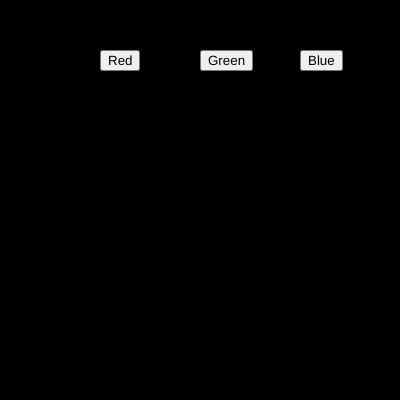
Frame 1 (no input)
Frame 60 (no input): identical to frame 1, image omitted
Frame 120 (the mouse pressed at the canvas centre since frame 60): identical to frame 1, image omitted

The p5.js sketch that drew this single still picture (run headless with seeded random() and noise() and a simulated clock; from frame 60 on, the mouse is pressed at the canvas centre):

// p5.js sketch
// ── sketch.js
var btn_red;
var btn_green;
var btn_blue;

var r = 0;
var g = 0;
var b = 0;

function setup() {
  createCanvas(400, 400); 

  btn_red = createButton("Red");
  btn_red.position(100,50);
  btn_red.mousePressed(red_bg);

   btn_green = createButton("Green");
  btn_green.position(200,50);
  btn_green.mousePressed(green_bg); 

 btn_blue = createButton("Blue");
  btn_blue.position(300,50);
  btn_blue.mousePressed(blue_bg);

}

function draw() {
  background(r,g,b);
}

function red_bg() {
r = 255;
g = 0;
b = 0;
}

function green_bg() {
r = 0;
g = 255;
b = 0;
}

function blue_bg() {
r = 0;
g = 0;
b = 255;
}
